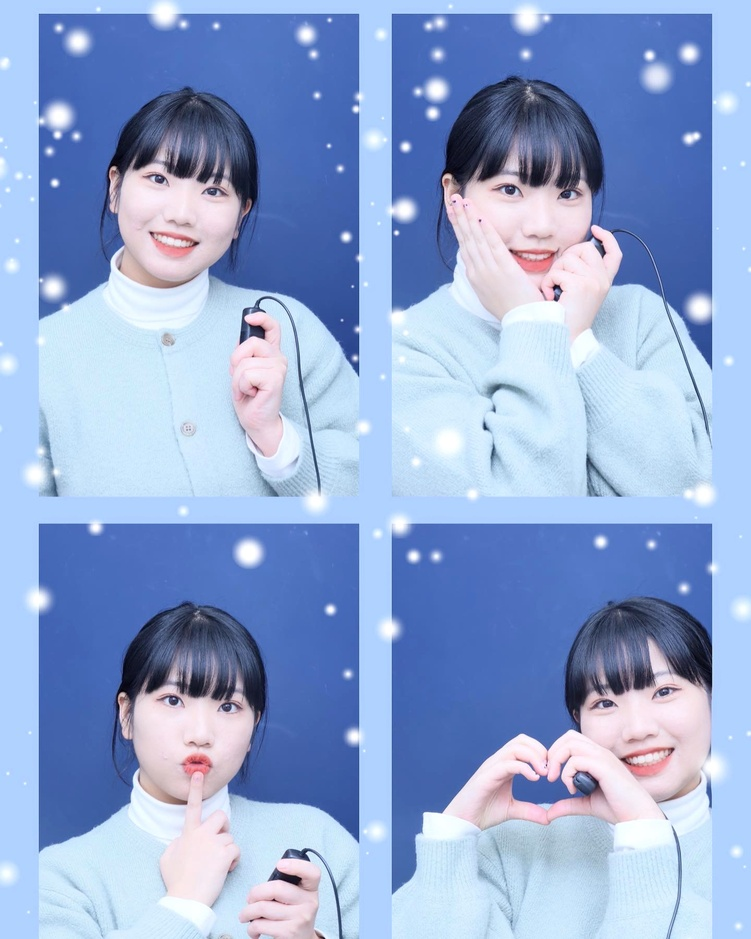
#> input picture HW/hw6image.jpg, 751 x 939 px, shrunk from 1440 x 1800 before the run
$ jupyter execute HW6.ipynb
#> lines starting #> are read from the running program, lines starting #| are printed output that depends on the picture; after the words box and inside, x2 and y2 are one past the last pixel; in counts of white or black regions, pixels touching at a corner belong together
[cell 1]
import numpy as np
import cv2
from matplotlib import pyplot as plt

[cell 2]
img1 = cv2.imread('hw6image.jpg',0) # queryImage
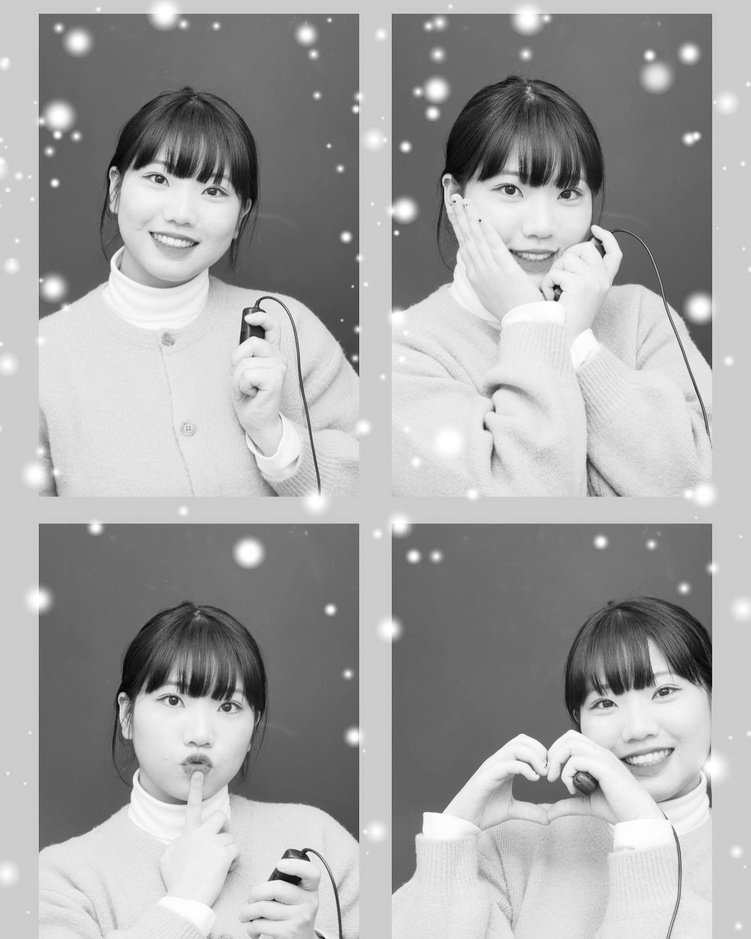
#> img1: shape (939, 751); min 0, max 255, mean 165.7
img2 = cv2.imread('hw6image2.PNG',0) # trainImage
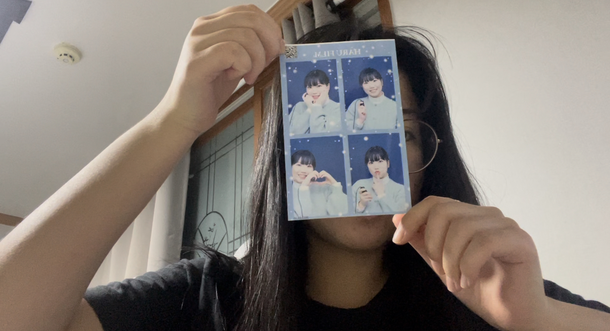
#> input picture HW/hw6image2.PNG, 610 x 331 px, shrunk from 1170 x 634 before the run
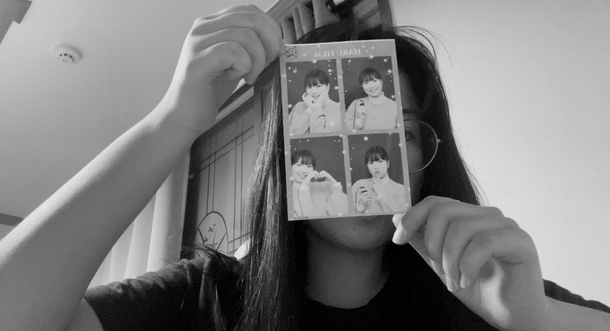
#> img2: shape (331, 610); min 0, max 231, mean 126.9
# Initiate SIFT detector
sift = cv2.SIFT_create()
# find the keypoints and descriptors with SIFT
kp1, des1 = sift.detectAndCompute(img1,None)
#> kp1 = 1377 keypoints; strongest (x, y, size): (294, 880, 8.5), (556, 298, 4), (556, 287, 4.8), (346, 237, 6.1)
kp2, des2 = sift.detectAndCompute(img2,None)
#> kp2 = 521 keypoints; strongest (x, y, size): (396, 238, 6.3), (240, 252, 9.5), (440, 173, 39), (417, 73, 33.1)

[cell 3]
FLANN_INDEX_KDTREE = 0
index_params = dict(algorithm = FLANN_INDEX_KDTREE, trees = 5)
search_params = dict(checks = 50)
flann = cv2.FlannBasedMatcher(index_params, search_params)
matches = flann.knnMatch(des1,des2,k=2)
#> matches = 1377 matches

[cell 4]
# store all the good matches as per Lowe's ratio test.
good = []
for m,n in matches:
    if m.distance < 0.9*n.distance:
        good.append(m)
        MIN_MATCH_COUNT = 10
#> after the loop, good = 364 matches
print(len(good))
#| 364

if len(good)>MIN_MATCH_COUNT:
    src_pts = np.float32([ kp1[m.queryIdx].pt for m in good ]).reshape(-1,1,2)
#> src_pts = 364 rows, first 8: [11.7, 265.3], [32.12, 199], [32.12, 199], [38.29, 599.6], [40.12, 525.1], [40.67, 340.7], [40.99, 846.8], [41.02, 280.2]
    dst_pts = np.float32([ kp2[m.trainIdx].pt for m in good ]).reshape(-1,1,2)
#> dst_pts = 364 rows, first 8: [294.6, 71.03], [291.3, 178.1], [398.4, 125.1], [311.5, 168.2], [364.7, 94.78], [371.3, 56.5], [364.7, 94.78], [289.9, 105.7]
    M, mask = cv2.findHomography(src_pts, dst_pts, cv2.RANSAC,5.0)
#> M = [[-7.69, 3.12, 469.2], [-3.96, 1.61, 241.7], [-0.0164, 0.00666, 1]]; mask = 364 values, max 1 at index 36, min 0 at index 0, mean 0.0797
    matchesMask = mask.ravel().tolist()
#> matchesMask has the same summary as mask
    h,w = img1.shape
#> h = 939; w = 751
    pts = np.float32([ [0,0],[0,h-1],[w-1,h-1],[w-1,0] ]).reshape(-1,1,2)
#> pts = [[0, 0], [0, 938], [750, 938], [750, 0]]
    dst = cv2.perspectiveTransform(pts,M)
#> dst = [[469.2, 241.7], [469.2, 241.7], [469.2, 241.7], [469.2, 241.7]]
    img2 = cv2.polylines(img2,[np.int32(dst)],True,255,3, cv2.LINE_AA)
#> img2: shape (331, 610); 0.01% of pixels changed, all inside (x1, y1, x2, y2) = (466, 239, 473, 244)
else:
    print("Not enough matches are found - %d/%d" % (len(good),MIN_MATCH_COUNT))
    matchesMask = None

[cell 5]
draw_params = dict(matchColor = (0,255,0), singlePointColor = None, matchesMask = matchesMask, flags = 2)
#> draw_params = 4 items
img3 = cv2.drawMatches(img1,kp1,img2,kp2,good,None,**draw_params)
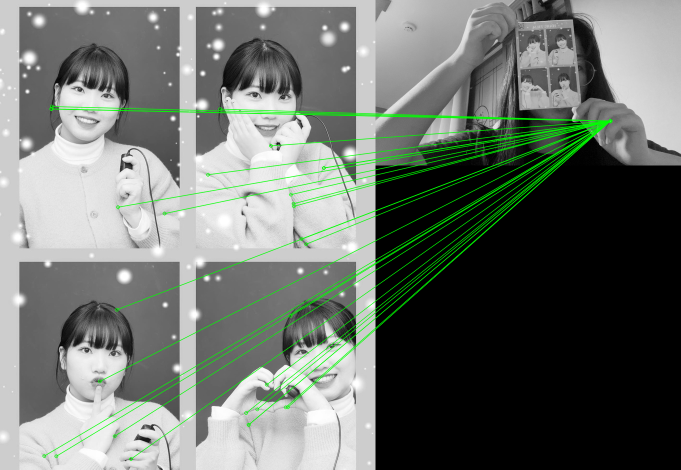
#> img3: shape (939, 1361, 3) (shown at 1/2 size); mean of channels 0, 1, 2 109.3, 115.3, 109.3; drawn as B, G, R
plt.figure(figsize = (30,30))
plt.imshow(img3, 'gray'),plt.show()
